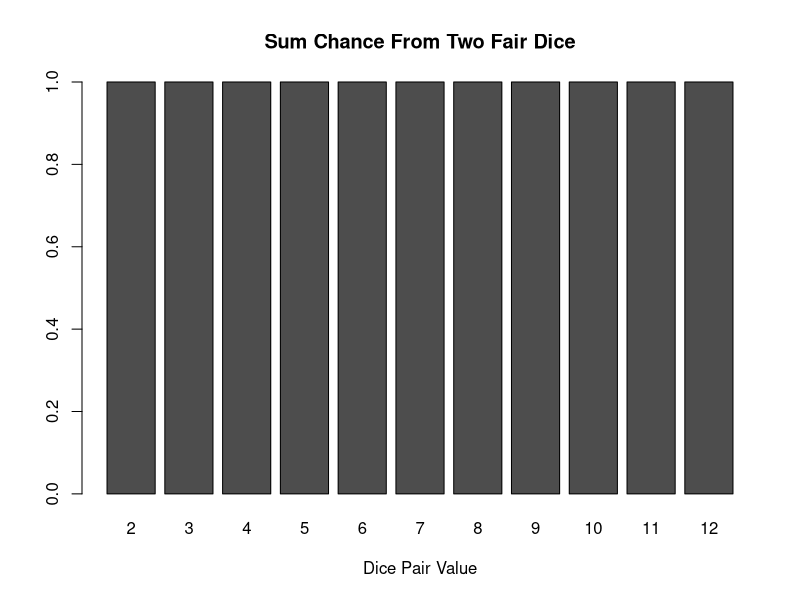

This figure's R source: (Note: this script raises an error after producing the figure.)
# Author: Blake Kucera
# Class: CS251
#Assignment: PE04: Programming Exercise

#Part 1:
# Initialize a variable with all the possible sums of the results of rolling two
# dice simultaneously (i.e.: 2 to 12)
twoDieSums <- 2:12

#Part 2:
# For each of the numbers in part 1 calculate the probability that when rolling two
# dice simultaneously that will be the result (i.e.: for 2 is 2, for 3 is 2, etc
probList <- NULL #To look up x = wanted position - 1
counter <- 1
while (counter < 12){
  probList[counter] <- 1/9 #Probability of 2 dies for any given possible value is 1/9
  counter <- counter + 1
}
# Part 3:
# Create a bar plot of the numbers in 2 by the numbers in 1.
# "numbers in 2 by the numbers in 1" does not explain what you want.
data <- data.frame(prob = probList, sum = twoDieSums)
barplot(table(data), main = "Sum Chance From Two Fair Dice",
        xlab = "Dice Pair Value")

#Part 4:
# Calculate the following:

#Part 4a:
# What are the chances of getting a sum of 6?
print("The chances of getting a sum of 6 is: ", probList[5])

#Part 4b:
# What is/are the most likely sum/s?
print("Assuming that these are fair dice all sums are equally as likely, 1/9")

#Part 4c:
# What is/are the least likely sum/s?
print("Assuming that these are fair dice all sums are equally as likely, 1/9")

#Part 4d:
# What are the chances of rolling a 10 twice in a row?
cat("The probability of rolling a sum of 10 twice is: ", probList[9] * probList[9])
